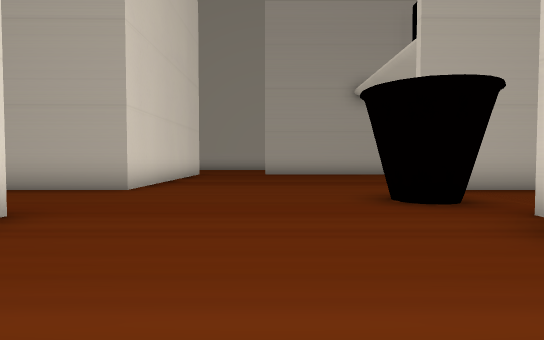
View 1 (above)

24 first-person views from a walk through a 3-D level made in the Unity game engine. The camera is 1.3 m above the floor, tilts 2° down and sees 80° across. The floor is counted in squares, 2 m on a side. Each view is taken from the middle of a square. On the plan, view 1 faces up. The plan holds only what a view shows up to about 10 squares ahead; the rest is blank. The place goes on beyond the plan. The player character is not drawn. Some surface patterns are stand-ins.

View 2
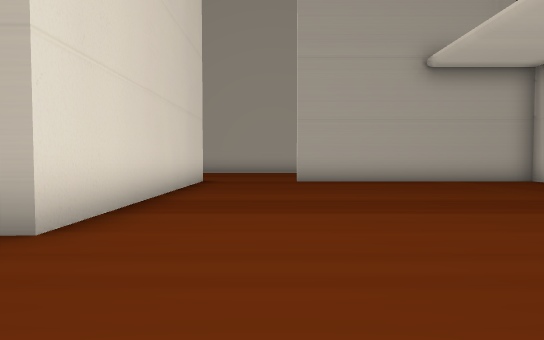

View 3
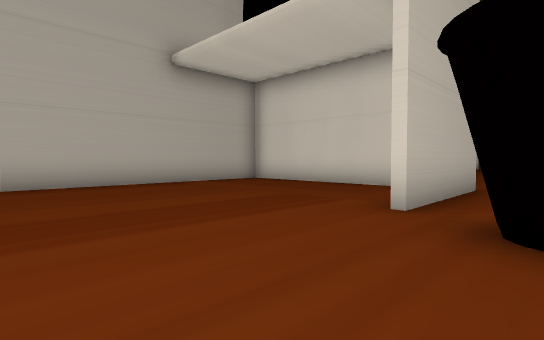

View 4
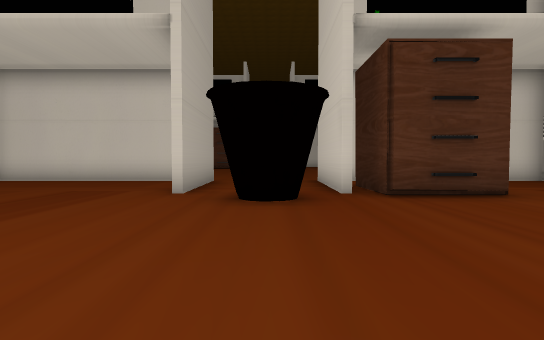

View 5
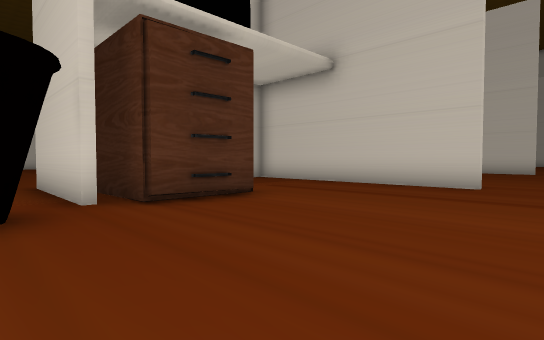

View 6
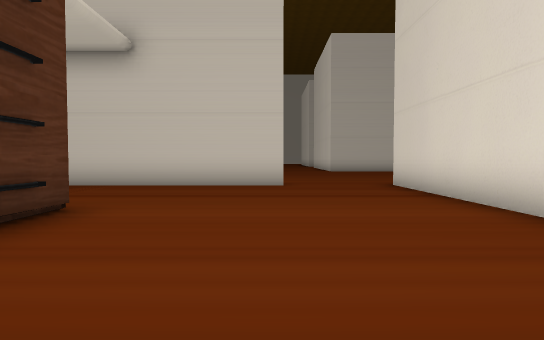

View 7
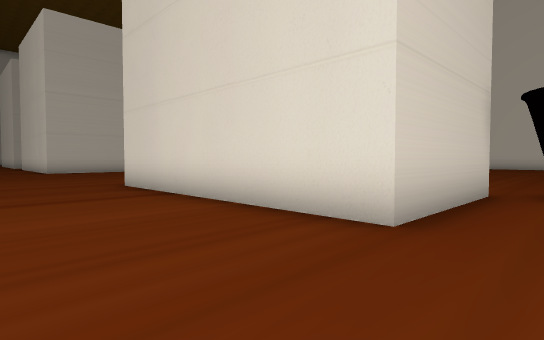

View 8
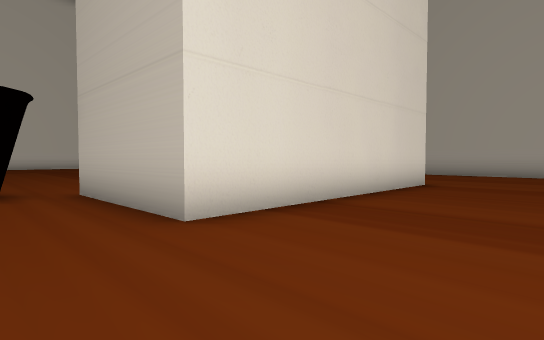

View 9
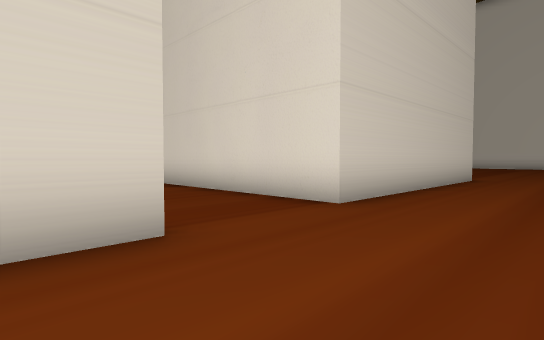

View 10
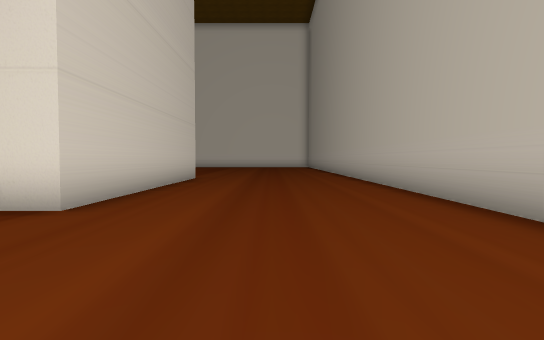

View 11
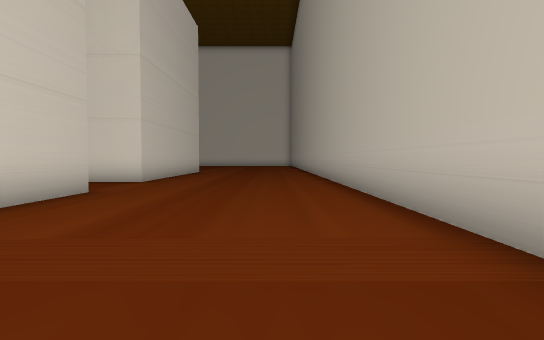

View 12
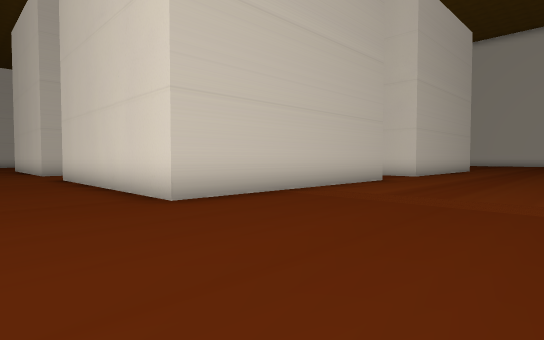

View 13
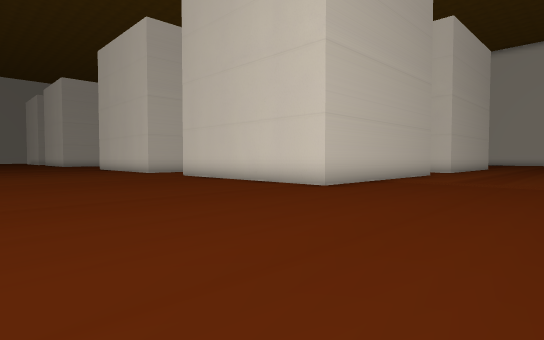

View 14
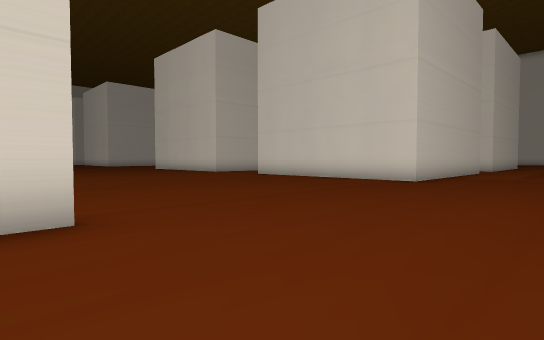

View 15
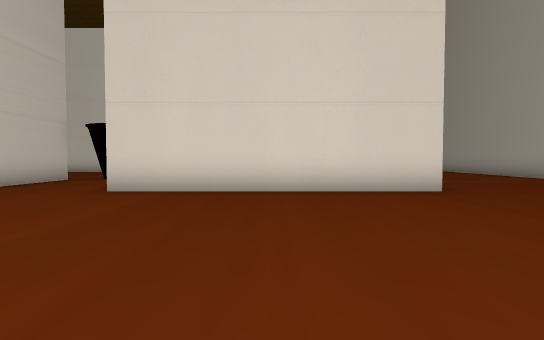

View 16
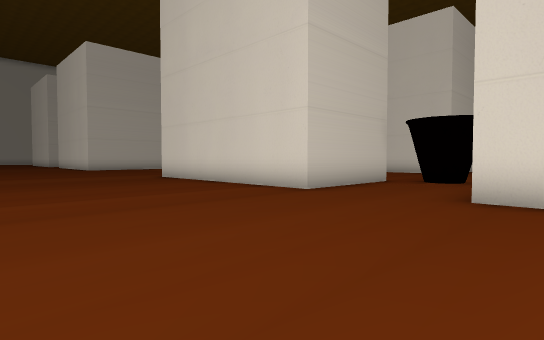

View 17
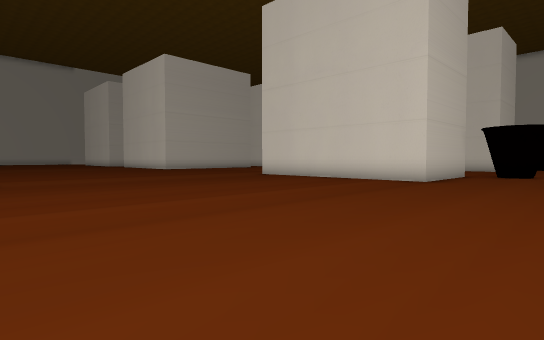

View 18
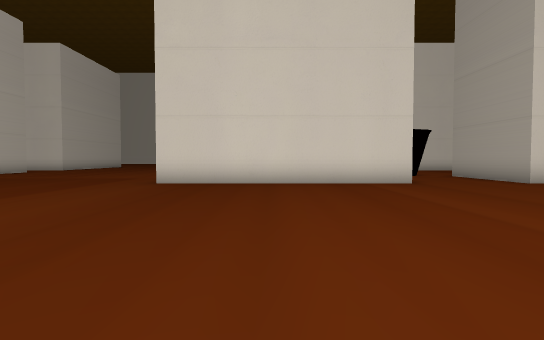

View 19
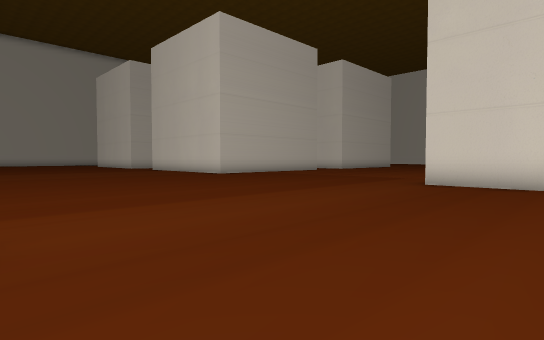

View 20
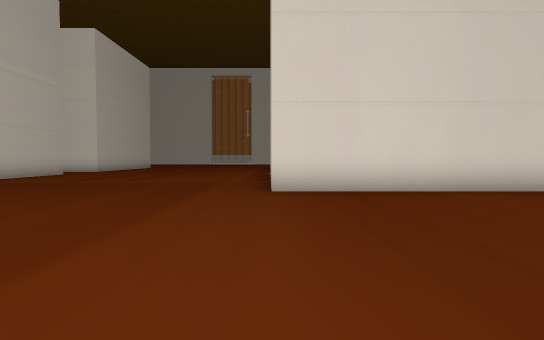

View 21
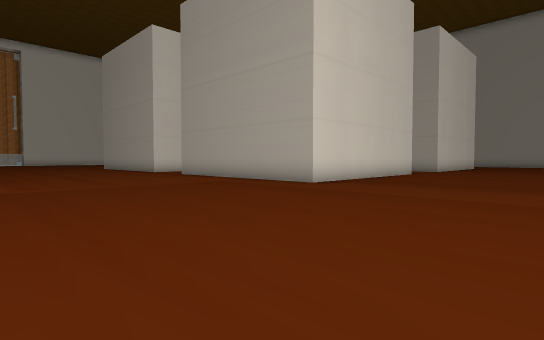

View 22
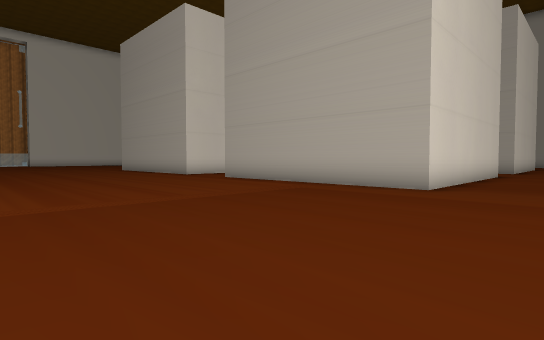

View 23
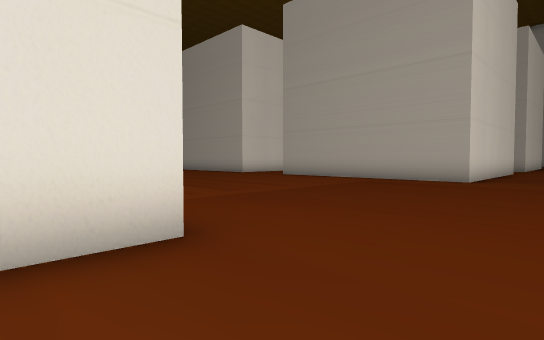

View 24
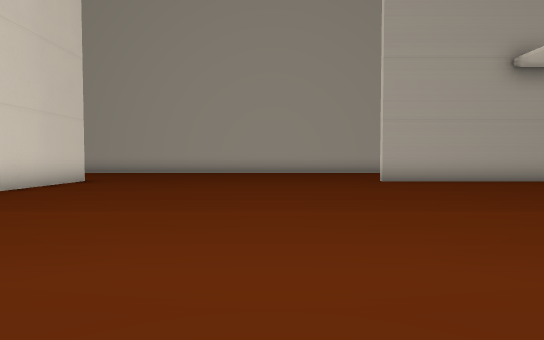

### Floor plan
Points are (right, up) in squares from view 1. A wall is a line through its corners. A room is listed if a view was taken in it or the views show most of it. See-through windows are left out.
Room 1 (views 1, 2, 3, 5, 6, 7, 8)
walls: (3, 3.7) (6.6, 3.7); (-3, 3.8) (-3, -3.1); (6.6, 6.7) (3, 6.7); (6.4, 7.9) (6.4, 13.2) (-0.4, 13.2); (-0.4, -2.9) (6.4, -2.9) (6.4, -1.9); (-3, 13.5) (-3, 6.7)
ways out: opening at (-3, 5.5) to room 2; opening at (-1.5, -3) to room 3; opening at (-1.5, 13) to room 3; opening at (6, 5.5) to room 3
objects: other object (2, 5) to (3, 5); other object (3, 1)
Room 2 (view 4)
walls: (-6.6, 3.9) (-3, 3.8); (-3, 6.7) (-6.7, 6.7)
ways out: opening at (-3, 5.5) to room 1
objects: other object (-7, 5)
Room 3 (views 9, 10, 11, 12, 13, 14, 15, 16, 17, 18, 19, 20, 21, 22, 23, 24)
walls: (6.6, 3.7) (6.6, -3) (1.8, -3); (6.6, -11.5) (6.6, -12.9); (15.1, 13.3) (15.7, 13.3); (19.8, 13.2) (15.1, 13.2); (-0.3, 13.4) (6.6, 13.4) (6.6, 6.7); (4, 18.8) (-9, 18.8); (-9.5, 13.5) (-3, 13.5)
ways out: opening at (-1.5, -3) to room 1; opening at (-1.5, 13) to room 1; opening at (6, 5.5) to room 1

Positions as (right, up) in squares from view 1, and headings:
1: (0, 0), facing up
2: (-1, 4), facing up
3: (-1, 5), facing up-right
4: (-3, 5), facing right
5: (-2, 5), facing down-right
6: (0, 5), facing down
7: (0, 5), facing down-left
8: (0, 5), facing up-left
9: (1, 16), facing down-left
10: (1, 16), facing left
11: (6, 17), facing left
12: (9, 18), facing down-left
13: (13, 18), facing down-left
14: (16, 17), facing down-left
15: (13, 10), facing left
16: (12, 8), facing down-left
17: (16, 7), facing down-left
18: (15, 0), facing left
19: (15, 0), facing down-left
20: (13, -3), facing left
21: (12, -10), facing up-left
22: (9, -10), facing up-left
23: (9, -13), facing up-left
24: (12, 4), facing up
